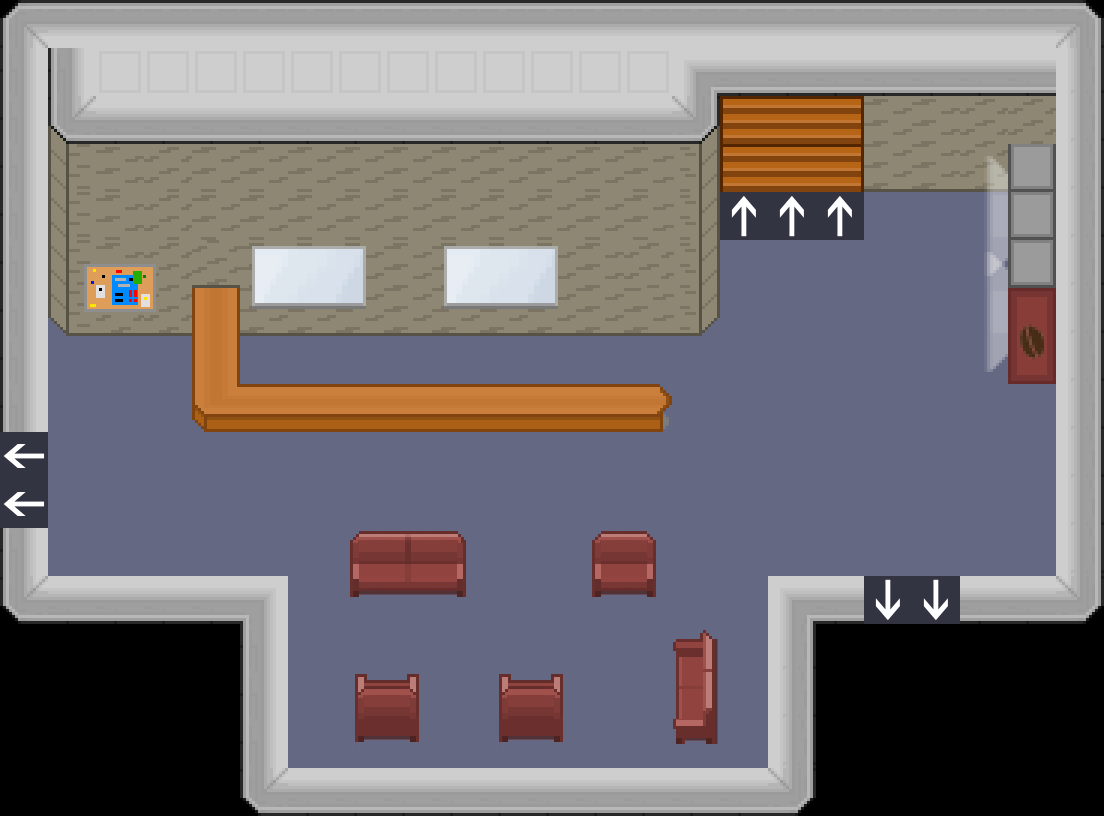

Rendered tile map (Tiled .tmx) drawn with the repository's tilesets; below, a short description and the map source with its tile grids summarised:
An orthogonal 23x17 tile map with 48x48 px tiles, 7 tile layers (floor 1, floor 2, map-transition, Murs, ...).

<map version="1.0" orientation="orthogonal" width="23" height="17" tilewidth="48" tileheight="48">
 <tileset firstgid="1" name="tilesheet" tilewidth="48" tileheight="48">
  <image source="../img/tilesheet.png" width="960" height="1820" />
 </tileset>
 <layer name="floor 1" width="23" height="17">
  <data>[391 cells, 316 non-empty, 1 distinct tile ids]</data>
 </layer>
 <layer name="floor 2" width="23" height="17">
  <data>[391 cells, 0 non-empty, 0 distinct tile ids]</data>
 </layer>
 <layer name="map-transition" width="23" height="17">
  <data>[391 cells, 7 non-empty, 3 distinct tile ids]</data>
 </layer>
 <layer name="Murs" width="23" height="17">
  <data>[391 cells, 176 non-empty, 26 distinct tile ids]</data>
 </layer>
 <layer name="Objets" width="23" height="17">
  <data>[391 cells, 40 non-empty, 28 distinct tile ids]</data>
 </layer>
 <layer name="Objets 2" width="23" height="17">
  <data>[391 cells, 25 non-empty, 18 distinct tile ids]</data>
 </layer>
 <layer name="Murs 2" width="23" height="17">
  <data>[391 cells, 0 non-empty, 0 distinct tile ids]</data>
 </layer>
</map>
